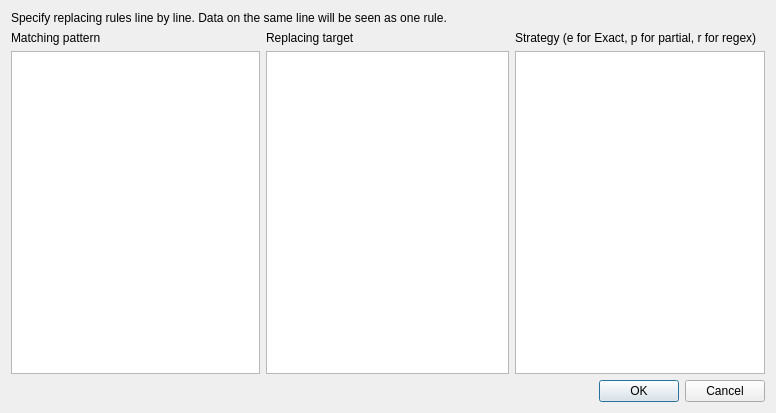
<?xml version="1.0" encoding="UTF-8"?>
<ui version="4.0">
 <class>ReplaceRulesMultiLineEditorDialog</class>
 <widget class="QDialog" name="ReplaceRulesMultiLineEditorDialog">
  <property name="geometry">
   <rect>
    <x>0</x>
    <y>0</y>
    <width>776</width>
    <height>413</height>
   </rect>
  </property>
  <property name="windowTitle">
   <string>Edit rules</string>
  </property>
  <layout class="QGridLayout" name="gridLayout">
   <item row="1" column="0">
    <widget class="QLabel" name="label">
     <property name="text">
      <string>Matching pattern</string>
     </property>
    </widget>
   </item>
   <item row="1" column="1">
    <widget class="QLabel" name="label_2">
     <property name="text">
      <string>Replacing target</string>
     </property>
    </widget>
   </item>
   <item row="1" column="3">
    <widget class="QLabel" name="label_3">
     <property name="text">
      <string>Strategy (e for Exact, p for partial, r for regex)</string>
     </property>
    </widget>
   </item>
   <item row="2" column="0">
    <widget class="QPlainTextEdit" name="matchPatternEdit">
     <property name="tabChangesFocus">
      <bool>true</bool>
     </property>
    </widget>
   </item>
   <item row="2" column="1" colspan="2">
    <widget class="QPlainTextEdit" name="targetPatternEdit">
     <property name="tabChangesFocus">
      <bool>true</bool>
     </property>
    </widget>
   </item>
   <item row="2" column="3">
    <widget class="QPlainTextEdit" name="strategyEdit">
     <property name="tabChangesFocus">
      <bool>true</bool>
     </property>
    </widget>
   </item>
   <item row="0" column="0" colspan="4">
    <widget class="QLabel" name="label_4">
     <property name="text">
      <string>Specify replacing rules line by line. Data on the same line will be seen as one rule.</string>
     </property>
    </widget>
   </item>
   <item row="3" column="0" colspan="4">
    <widget class="QDialogButtonBox" name="buttonBox">
     <property name="orientation">
      <enum>Qt::Horizontal</enum>
     </property>
     <property name="standardButtons">
      <set>QDialogButtonBox::Cancel|QDialogButtonBox::Ok</set>
     </property>
    </widget>
   </item>
  </layout>
 </widget>
 <resources/>
 <connections>
  <connection>
   <sender>buttonBox</sender>
   <signal>accepted()</signal>
   <receiver>ReplaceRulesMultiLineEditorDialog</receiver>
   <slot>accept()</slot>
   <hints>
    <hint type="sourcelabel">
     <x>229</x>
     <y>388</y>
    </hint>
    <hint type="destinationlabel">
     <x>157</x>
     <y>274</y>
    </hint>
   </hints>
  </connection>
  <connection>
   <sender>buttonBox</sender>
   <signal>rejected()</signal>
   <receiver>ReplaceRulesMultiLineEditorDialog</receiver>
   <slot>reject()</slot>
   <hints>
    <hint type="sourcelabel">
     <x>297</x>
     <y>394</y>
    </hint>
    <hint type="destinationlabel">
     <x>286</x>
     <y>274</y>
    </hint>
   </hints>
  </connection>
 </connections>
</ui>
